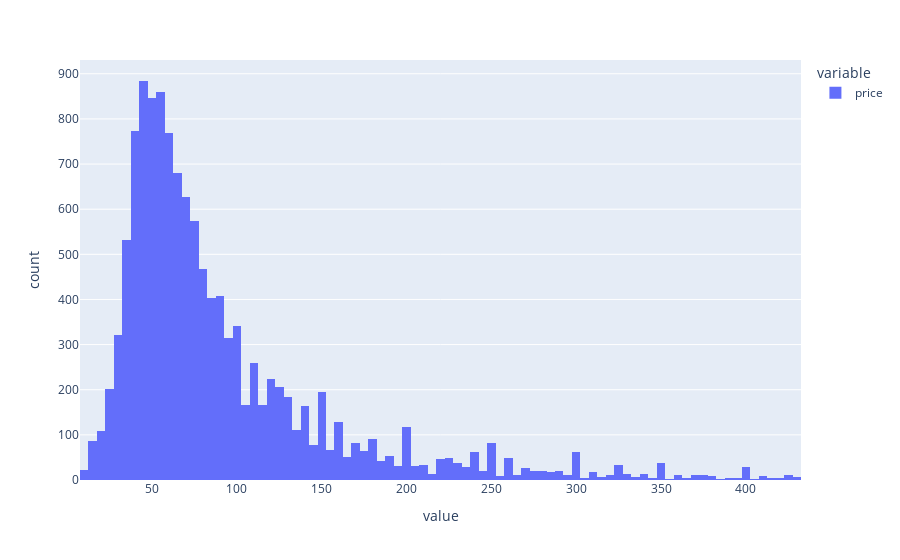

The cell this chart's notebook holds for it:
### Code cell
px.histogram(df['price'])

### Figure 1 — Plotly figure (JSON) as saved in the notebook; plotly's stock layout.template omitted (floating-point values rounded to 4 significant figures; data arrays with more than 128 entries replaced by an {"elided": "..."} marker saying what was removed)
{"data": [{"alignmentgroup": "True", "bingroup": "x", "hovertemplate": "variable=price<br>value=%{x}<br>count=%{y}<extra></extra>", "legendgroup": "price", "marker": {"color": "#636efa", "pattern": {"shape": ""}}, "name": "price", "offsetgroup": "price", "orientation": "v", "showlegend": true, "type": "histogram", "x": {"elided": "12628 float values"}, "xaxis": "x", "yaxis": "y"}], "layout": {"barmode": "relative", "legend": {"title": {"text": "variable"}, "tracegroupgap": 0}, "margin": {"t": 60}, "xaxis": {"anchor": "y", "domain": [0, 1], "title": {"text": "value"}}, "yaxis": {"anchor": "x", "domain": [0, 1], "title": {"text": "count"}}}}
